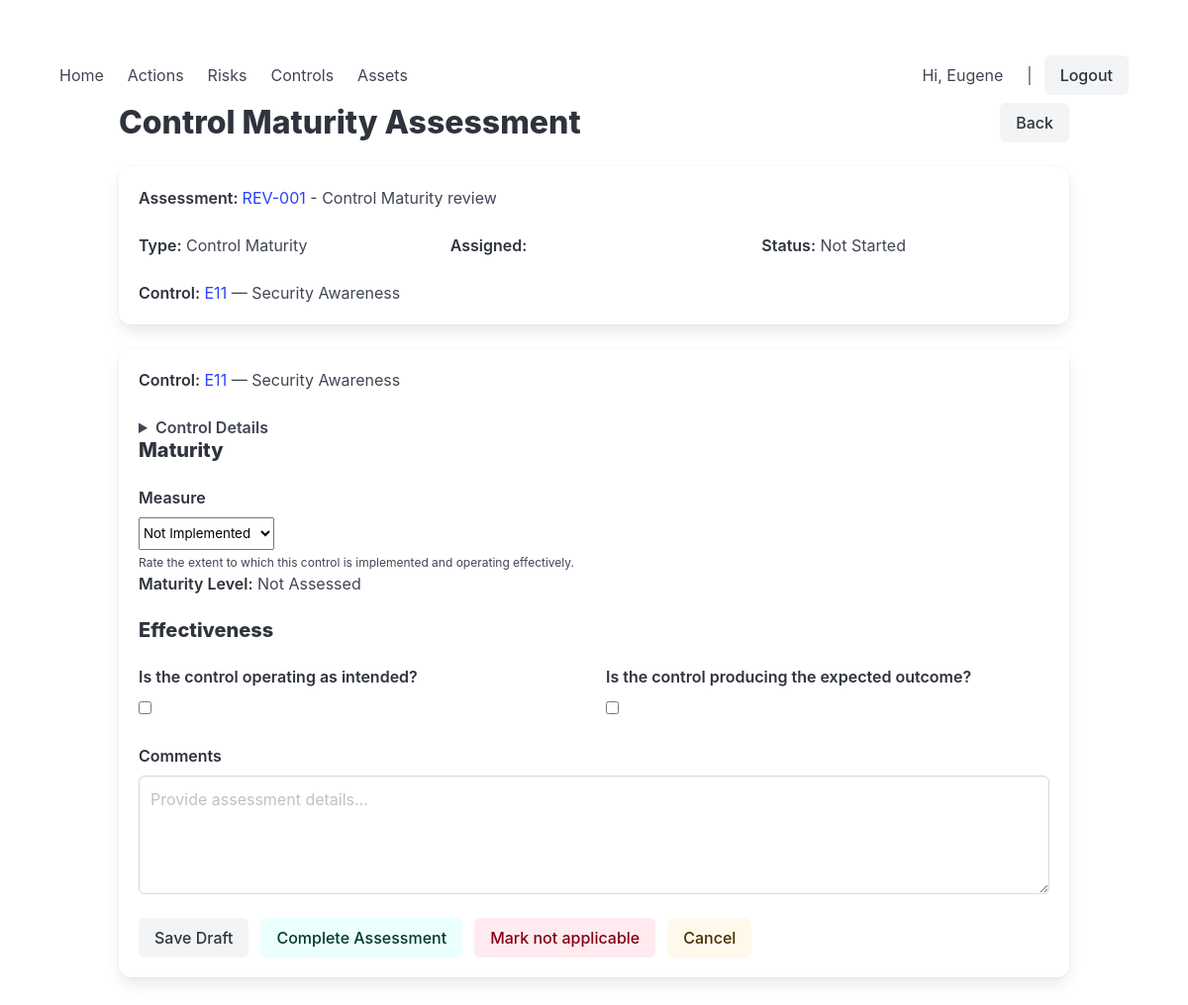
Page /audit/2/edit/ (signed in) on the earlier database version.
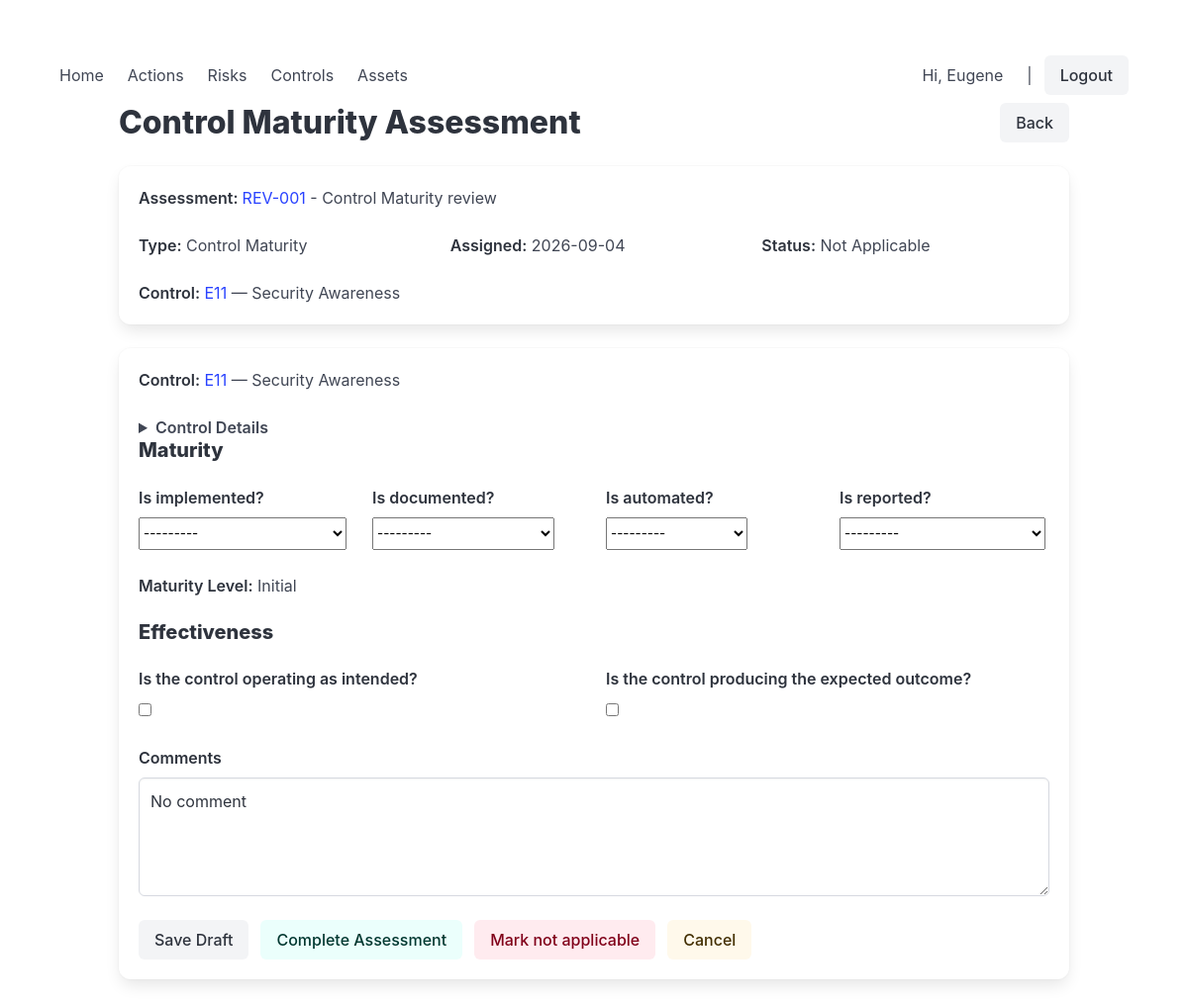
Same page on the later database version.
### car/models.py (models this page shows, shortened)
class AssessmentItem(models.Model):
    assessment = models.ForeignKey( Assessment, related_name="items", on_delete=models.CASCADE, )
    item_type = models.CharField(
        max_length=30,
        choices=AssessmentItemType.choices,
        null=True, blank=True,
    )
    risk = models.ForeignKey( Risk, related_name="assessment_items", on_delete=models.PROTECT, null=True, blank=True,)
    control = models.ForeignKey( Control, related_name="assessment_items", on_delete=models.PROTECT, null=True, blank=True,)
    owner = models.ForeignKey( Owner, related_name="assessment_items", on_delete=models.PROTECT, )
    status = models.CharField( max_length=20, choices=AssessmentItemStatus.choices,
        default=AssessmentItemStatus.NOT_STARTED,
    )
    assigned_at = models.DateTimeField( null=True, blank=True, )
    completed_at = models.DateTimeField( null=True, blank=True, )
    completed_by = models.ForeignKey( settings.AUTH_USER_MODEL, null=True, blank=True,
        on_delete=models.SET_NULL,
        related_name="completed_assessment_items",
    )
    comments = models.TextField( blank=True,)
    history = HistoricalRecords()
    class Meta:
        ordering = ["status", "id"]
        constraints = [
            models.CheckConstraint(
                condition=(
                    models.Q(risk__isnull=False) ^
                    models.Q(control__isnull=False)
                ),
                name="assessment_item_one_target",
            ),
        ]

class ControlMaturityAssessment(models.Model):
    assessment_item = models.OneToOneField(
        AssessmentItem,
        related_name="maturity_assessment",
        null=True,
        blank=True,
        on_delete=models.SET_NULL,
    )
    measure = models.PositiveSmallIntegerField(
        choices=CISMeasure.choices,
        default=0,
        help_text="Rate the extent to which this control is implemented and operating effectively.",  )
    implemented = models.IntegerField( choices=ControlImplemented.choices, null=True, blank=True, )
    documented = models.IntegerField( choices=ControlDocumented.choices, null=True, blank=True, )
    automated = models.IntegerField( choices=ControlAutomated.choices, null=True, blank=True, )
    reported = models.IntegerField( choices=ControlReported.choices, null=True, blank=True, )
    is_operating = models.BooleanField(
        default=False,
        help_text="Is the control operating as intended?"
    )
    is_producing = models.BooleanField(
        default=False,
        help_text="Is the control producing the expected outcome?"
    )
    comments = models.TextField(blank=True)
    history = HistoricalRecords()
    @property
    def control_score(self):
        settings = AppSettings.get()
        if not settings.control_maturity_advanced:
            if self.measure is None:
                return None
            return round(self.measure / 5, 2)
        implemented = self.implemented or 0
        documented = self.documented or 0
        automated = self.automated or 0
        reported = self.reported or 0
        if automated > 0:
            score = (
                implemented +
                documented +
                automated +
                reported
            ) / 15
        else :
            score = (
                implemented +
                documented +
                reported
            ) / 11
        return round(score, 2)
    @property
    def maturity_level(self):
        score = self.control_score
        if score is None:
            return "Not Assessed"
        if score < 0.25:
            return "Initial"
        if score < 0.50:
            return "Basic"
        if score < 0.75:
            return "Advanced"
        return "Mature"

class TimestampedModel(models.Model):
    created_at = models.DateTimeField(auto_now_add=True)
    updated_at = models.DateTimeField(auto_now=True)
    created_by = models.ForeignKey(
        settings.AUTH_USER_MODEL,
        null=True,
        blank=True,
        on_delete=models.SET_NULL,
        related_name="%(class)s_created",
        editable=False,
    )
    updated_by = models.ForeignKey(
        settings.AUTH_USER_MODEL,
        null=True,
        blank=True,
        on_delete=models.SET_NULL,
        related_name="%(class)s_updated",
        editable=False,
    )
    updated_by_username = models.CharField(
        max_length=150,
        blank=True,
        editable=False,
    )
    class Meta:
        abstract = True

class AppSettings(TimestampedModel):
    control_maturity_advanced = models.BooleanField( default=False,
        help_text="Enable advanced control maturity assessment (implementation, automation, reporting, documentation).When disabled, use CIS measure"
    )
    control_effectiveness_enabled = models.BooleanField( default=False,
        help_text="Enable control effectiveness assessments (operating as intended, producing the expected outcome)."
    )
    control_testing_required = models.BooleanField( default=True )
    default_control_review_months = models.PositiveIntegerField( default=12 )
    risk_auto_calculation = models.BooleanField( default=True,
        help_text="Automatically calculate the risk rating based on likelihood and impact values. When disabled, risk ratings must be entered manually.", )
    default_risk_review_months = models.PositiveIntegerField( default=12,
        help_text="Default interval, in months, between required risk reviews. Used when calculating the next review date for newly created risks." )
    risk_matrix_size = models.PositiveSmallIntegerField( default=5,
        help_text="Size of the risk matrix used for assessments. Common values are 3 (3×3 matrix) and 5 (5×5 matrix). This setting determines the available likelihood and impact scales." )  # 3x3 or 5x5
    risk_acceptance_threshold = models.PositiveSmallIntegerField( default=6,
        help_text="Maximum risk rating that may be accepted without requiring additional treatment. Risks above this threshold should be reviewed for mitigation." )
    high_risk_threshold = models.PositiveSmallIntegerField( default=12,
        help_text="Minimum risk rating classified as High. Risks at or above this value should receive management attention and have a documented treatment plan." )
    critical_risk_threshold = models.PositiveSmallIntegerField( default=20,
        help_text="Minimum risk rating classified as Critical. Risks at or above this value require immediate attention and escalation to senior management." )
    action_overdue_warning_days = models.PositiveIntegerField( default=14 )
    critical_action_due_days = models.PositiveIntegerField( default=30 )
    high_action_due_days = models.PositiveIntegerField( default=60 )
    medium_action_due_days = models.PositiveIntegerField( default=90 )
    audit_evidence_required = models.BooleanField( default=True )
    policy_review_months = models.PositiveIntegerField( default=12 )
    exception_review_months = models.PositiveIntegerField( default=6 )
    email_notifications_enabled = models.BooleanField( default=False )
    notify_risk_owner = models.BooleanField( default=False )
    notify_control_owner = models.BooleanField( default=False )
    notify_action_owner = models.BooleanField( default=False )
    reminder_days_before_due = models.PositiveIntegerField( default=14 )
    dashboard_show_closed_risks = models.BooleanField( default=False )
    dashboard_default_period_days = models.PositiveIntegerField( default=365 )
    kpi_warning_threshold = models.PositiveIntegerField( default=80 )
    ai_features_enabled = models.BooleanField( default=False )
    ai_risk_suggestions_enabled = models.BooleanField( default=False )
    ai_risk_suggestions_prompt = models.CharField(help_text="Prompt to get risk suggestions", blank=True,null=True)
    ai_control_recommendations_enabled = models.BooleanField( default=False )
    ai_control_recommendations_prompt = models.CharField(help_text="Prompt to get control recommendations", blank=True,null=True)
    class Meta:
        verbose_name = "Application Settings"
        verbose_name_plural = "Application Settings"
    @classmethod
    def get(cls):
        obj, _ = cls.objects.get_or_create(pk=1)
        return obj

class Assessment(TimestampedModel):
    assessment_code = models.CharField( max_length=50, unique=True, help_text="human-readable audit identifier",) #i.e. AUDIT-002)
    title = models.CharField( max_length=255,)
    owner = models.ForeignKey( Owner, related_name="assessments", on_delete=models.PROTECT, blank=True,null=True, help_text="Overall Assessment Owner", )
    assessment_type = models.CharField(max_length=20,choices=AssessmentType.choices, help_text="Important: The assessment type cannot be easily changed after creation. Your assessment scope will be based on the selected type (Risks or Controls).",)
    status = models.CharField( max_length=20, choices=AssessmentStatus.choices,
        default=AssessmentStatus.PLANNED, )
    start_date = models.DateField( null=True, blank=True, )
    due_date = models.DateField( null=True, blank=True,)
    completed_at = models.DateTimeField( null=True, blank=True, )
    description = models.TextField( blank=True, )
    history = HistoricalRecords()
    class Meta:
        ordering = ["-start_date", "assessment_code"]

class Control(TimestampedModel):
    control_label = models.CharField(max_length=50, unique=True,
        help_text="Control code/label for reference in documents. I.e. IAM-002, BCP-003"
    )
    title = models.CharField(max_length=200,blank=True, help_text="Control title (optional)")
    description = models.TextField(help_text="Control description")
    sec_function = models.CharField(max_length=10,
        choices=SecurityFunction.choices,
    )
    asset = models.ForeignKey(Asset,related_name="controls",on_delete=models.PROTECT,blank=True,null=True)
    owner = models.ForeignKey(Owner,related_name="controls",on_delete=models.PROTECT,blank=True,null=True)
    status = models.CharField(max_length=10, choices=ControlStatus.choices, default=ControlStatus.ACTIVE)
    documentation_url = models.URLField(blank=True, help_text="URL to external control documentation.")
    history = HistoricalRecords()

### car/views.py (the view)
# urls.py: path("audit/<int:pk>/edit/", views.assess_item_edit, name="assess_item_edit"),
@login_required
def assess_item_edit(request, pk, status=''):
    logger.debug("assess_item_edit: selected AssessmentItem.pk=%s, status=%s", pk, status)
    item = get_object_or_404(
        AssessmentItem.objects.select_related(
            "assessment",
            "risk",
            "control",
            "owner",
        ),
        pk=pk,
    )
    ASSESSMENT_EDITORS = {
        AssessmentItemType.RISK: assess_risk_edit,
        AssessmentItemType.CONTROL_MATURITY: assess_maturity_edit,
        AssessmentItemType.CONTROL_TEST: assess_control_test_edit,
    }
    editor = ASSESSMENT_EDITORS.get(item.item_type)
    if not editor:
        return render(request, "car/error.html", {"error_message": "Abnormal assessment type in assess_item_edit",},)
    return editor(request, item, status)

### car/models.py (called while the page is built)
    def __str__(self):
        return self.name

### car/templates/car/assess_control_maturity_edit.html (shortened to what this page needs)
{% extends "car/base.html" %}
{% block content %}
{% load static %}
  <div class="container">
    <div class="level">
        <div class="level-left">
                <h1 class="title">{{ ptitle }}</h1>
        </div>
        <div class="level-right">
            <a href="{% url 'car:assess_item_list' %}" class="button is-light">Back</a>
        </div>
    </div>
	{% include "car/parts/assessment_item_header.html" %}
	<div class="box">
		<div class="block">
			<strong>Control:</strong>
            <a href="{% url 'car:control_edit' item.control.pk %}">
			{{ item.control.control_label }}</a>
            — {{ item.control.title }}
		</div>
	  <details>
		<summary class="has-text-weight-semibold">
			Control Details
		</summary>
	  </details>
        <form method="post">
			<div class="block">
				<h5 class="title is-5">Maturity</h4>
				<div class="columns {% if not settings.control_maturity_advanced %}is-hidden{% endif %}">
					<div class="column">
						<label class="label">{{ form.implemented.label }}
						</label>
						<div class="control">{{ form.implemented }}</div>
					</div>
					<div class="column">
						<label class="label">{{ form.documented.label }}
						</label>
						<div class="control">{{ form.documented }}</div>
					</div>
					<div class="column">
						<label class="label">{{ form.automated.label }}
						</label>
						<div class="control">{{ form.automated }}</div>
					</div>
					<div class="column">
						<label class="label">{{ form.reported.label }}
						</label>
						<div class="control">{{ form.reported }}</div>
					</div>
				</div>
				<div class="fieldd {% if settings.control_maturity_advanced %}is-hidden{% endif %}">
					<label class="label">{{ form.measure.label }}</label>
					<div class="control">{{ form.measure }}</div>
					{% if form.measure.help_text %}
						<p class="help">{{ form.measure.help_text }}</p>
					{% endif %}
				</div>
				{% if maturity.maturity_level %}
					<div class="block"><strong>Maturity Level:</strong> {{ maturity.maturity_level }}</div>
				{% endif %}
			</div>
			{% if settings.control_effectiveness_enabled %}
			<div class="block">
				<h5 class="title is-5">Effectiveness</h4>
				<div class="columns">
					<div class="column">
						<label class="label">
							{% if form.is_operating.help_text %}
								{{ form.is_operating.help_text }}
							{% else %}
								{{ form.is_operating.label }}
							{% endif %}
						</label>
						<div class="control">{{ form.is_operating }}</div>
					</div>
					<div class="column">
						<label class="label">
							{% if form.is_producing.help_text %}
								{{ form.is_producing.help_text }}
							{% else %}
								{{ form.is_producing.label }}
							{% endif %}
						</label>
						<div class="control">{{ form.is_producing }}</div>
					</div>
				</div>
			</div>
			{% endif %}
            <div class="field">
                <label class="label">{{ form.comments.label }}</label>
                <div class="control">{{ form.comments }}</div>
            </div>
            <div class="field is-grouped mt-5">
                <div class="control">
                    <button type="submit" class="button is-light">Save Draft</button>
                </div>
			    <div class="control">
					<button
						class="button is-primary is-light"
						hx-post="{% url 'car:assess_item_completed' item.pk %}"
					>Complete Assessment</button>
			    </div>
				<div class="control">
					<button
						class="button is-danger is-light"
						hx-post="{% url 'car:assess_item_not_applicable' item.pk %}"
					>Mark not applicable</button>
				</div>
				<div class="control">
					<a  class="button is-warning is-light" href="{% url 'car:assess_item_list' %}">
					Cancel</a>
				</div>
            </div>
        </form>
	</div>
  </div>
{% endblock %}

### car/templates/car/parts/assessment_item_header.html
<div class="box">
	<div class="block">
		<strong>Assessment: </strong>
		<a href="{% url 'car:assessment_edit' item.assessment.pk %}">
			{{ item.assessment.assessment_code }}</a>
			- {{ item.assessment.title }}
	</div>
    <div class="columns">
        <div class="column">
            <strong>Type:</strong>
            {{ item.get_item_type_display }}
        </div>
        <div class="column">
            <strong>Assigned:</strong>
            {{ item.assigned_at|date:"Y-m-d" }}
        </div>
        <div class="column">
            <strong>Status:</strong>
            {{ item.get_status_display }}
        </div>
    </div>
    <p>
            {% if item.risk %}
                <strong>Risk:</strong>
                <a href="{% url 'car:risk_edit' item.risk.pk %}">
				{{ item.risk.risk_label }}</a>
                — {{ item.risk.title }}
            {% elif item.control %}
                <strong>Control:</strong>
                <a href="{% url 'car:control_edit' item.control.pk %}">
				{{ item.control.control_label }}</a>
                — {{ item.control.title }}
            {% endif %}
    </p>
</div>

Differences in the rows shown:
changed AssessmentItem "Control Maturity": assigned_at (not shown) → "2026-09-04"; status "Not Started" → "Not Applicable"
changed ControlMaturityAssessment: implemented (not shown) → "---------"; documented (not shown) → "---------"; automated (not shown) → "---------"; reported (not shown) → "---------"; comments (not shown) → "No comment"; measure "Not Implemented" → (not shown)
changed AppSettings: control_maturity_advanced False → True (drawn); maturity_level "Not Assessed" → "Initial"
Other differences:
text no longer shown: "Measure Rate the extent to which this control is implemented and operating effectively."
text now shown: "Is implemented? Is documented? Is automated? Is reported?"
